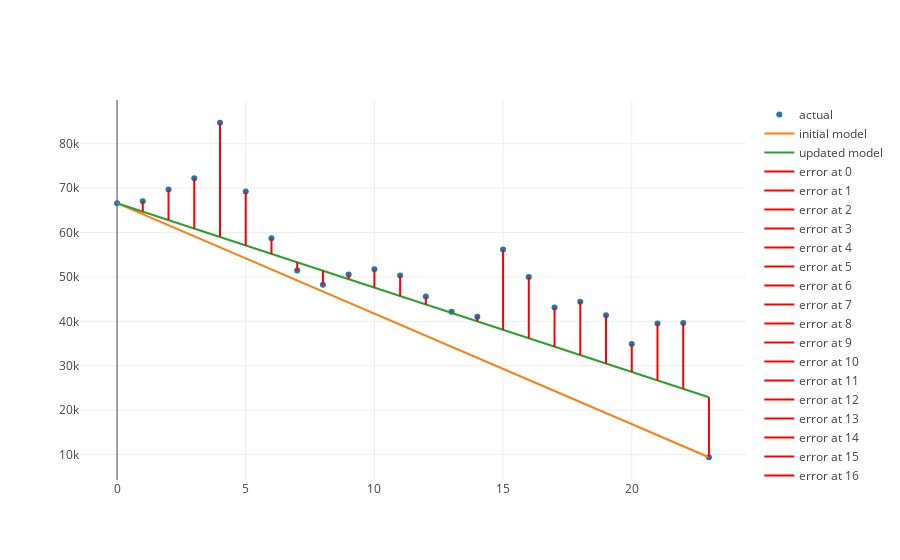

Source (notebook cell):
### Markdown cell above
Now while this number in itself is quite meaningless, what *is* very meaningful is that we can try different lines and choose the line with the smallest total error.  Once we get to the line with the smallest total error, we move forward with that as our machine learning model.

### Code cell
from linear_equations import build_regression_line
from graph import m_b_trace, plot, m_b_data, trace_values
from error import error_line_traces

scatter = {'x': months_since_september, 'y': revenues, 'mode': 'markers', 'name': 'actual'}
model = build_regression_line(list(range(0, 24)), revenues)

m = -2487.34
b = 66609

updated_m = -1900
updated_predicted_values = m_b_data(updated_m, b, list(range(0, 24)))['y']
initial_line = trace_values(months_since_september, predicted_values, mode = 'lines', name = 'initial model')
updated_line = trace_values(months_since_september, updated_predicted_values, mode = 'lines', name = 'updated model')

updated_error_traces = error_line_traces(months_since_september, revenues, updated_m, b)
iplot([scatter, initial_line, updated_line] + updated_error_traces)

### Figure 1 — Plotly figure (JSON) as saved in the notebook; plotly's stock layout.template omitted (floating-point values rounded to 4 significant figures)
{"data": [{"mode": "markers", "name": "actual", "type": "scatter", "uid": "b06ce588-1442-486b-ace7-5625a88dbdf2", "x": [0, 1, 2, 3, 4, 5, 6, 7, 8, 9, 10, 11, 12, 13, 14, 15, 16, 17, 18, 19, 20, 21, 22, 23], "y": [66609, 67048, 69664, 72238, 84721, 69224, 58697, 51430, 48239, 50574, 51707, 50305, 45590, 42180, 41054, 56182, 49965, 43094, 44414, 41393, 34903, 39535, 39627, 9400]}, {"mode": "lines", "name": "initial model", "text": [], "type": "scatter", "uid": "0d33a536-6e03-4b47-a0c5-18058a1db0bf", "x": [0, 1, 2, 3, 4, 5, 6, 7, 8, 9, 10, 11, 12, 13, 14, 15, 16, 17, 18, 19, 20, 21, 22, 23], "y": [66609, 64120.0, 61630.0, 59150.0, 56660.0, 54170.0, 51680.0, 49200.0, 46710.0, 44220.0, 41740.0, 39250.0, 36760.0, 34270.0, 31790.0, 29300.0, 26810.0, 24320.0, 21840.0, 19350.0, 16860.0, 14370.0, 11890.0, 9400.0]}, {"mode": "lines", "name": "updated model", "text": [], "type": "scatter", "uid": "2215d9a8-289b-44c6-a0ff-cb31254e48b7", "x": [0, 1, 2, 3, 4, 5, 6, 7, 8, 9, 10, 11, 12, 13, 14, 15, 16, 17, 18, 19, 20, 21, 22, 23], "y": [66609, 64709, 62809, 60909, 59009, 57109, 55209, 53309, 51409, 49509, 47609, 45709, 43809, 41909, 40009, 38109, 36209, 34309, 32409, 30509, 28609, 26709, 24809, 22909]}, {"marker": {"color": "red"}, "mode": "lines", "name": "error at 0", "text": ["0"], "textposition": "top right", "type": "scatter", "uid": "35790c14-c818-47a9-92e9-20704aebe2ab", "x": [0, 0], "y": [66609, 66609]}, {"marker": {"color": "red"}, "mode": "lines", "name": "error at 1", "text": ["2339"], "textposition": "top right", "type": "scatter", "uid": "7109a2f4-112e-4ef2-899a-c1d782e3410e", "x": [1, 1], "y": [67048, 64709]}, {"marker": {"color": "red"}, "mode": "lines", "name": "error at 2", "text": ["6855"], "textposition": "top right", "type": "scatter", "uid": "ec36c760-3120-47be-a180-7656246722e9", "x": [2, 2], "y": [69664, 62809]}, {"marker": {"color": "red"}, "mode": "lines", "name": "error at 3", "text": ["11329"], "textposition": "top right", "type": "scatter", "uid": "81efff03-9794-448b-9453-44cb7018fce8", "x": [3, 3], "y": [72238, 60909]}, {"marker": {"color": "red"}, "mode": "lines", "name": "error at 4", "text": ["25712"], "textposition": "top right", "type": "scatter", "uid": "2d2ef756-3315-43c6-90f7-80d8dbf7ce73", "x": [4, 4], "y": [84721, 59009]}, {"marker": {"color": "red"}, "mode": "lines", "name": "error at 5", "text": ["12115"], "textposition": "top right", "type": "scatter", "uid": "4f1b7c72-5b71-4925-b439-374118f5091a", "x": [5, 5], "y": [69224, 57109]}, {"marker": {"color": "red"}, "mode": "lines", "name": "error at 6", "text": ["3488"], "textposition": "top right", "type": "scatter", "uid": "2acc1a68-422d-4993-974e-4fdc9dfc9505", "x": [6, 6], "y": [58697, 55209]}, {"marker": {"color": "red"}, "mode": "lines", "name": "error at 7", "text": ["-1879"], "textposition": "top right", "type": "scatter", "uid": "9ea1db5e-7e52-4721-ae72-b5228efb3ae0", "x": [7, 7], "y": [51430, 53309]}, {"marker": {"color": "red"}, "mode": "lines", "name": "error at 8", "text": ["-3170"], "textposition": "top right", "type": "scatter", "uid": "8c44bdf2-0b41-48f6-8778-fc0c41ef84c8", "x": [8, 8], "y": [48239, 51409]}, {"marker": {"color": "red"}, "mode": "lines", "name": "error at 9", "text": ["1065"], "textposition": "top right", "type": "scatter", "uid": "7475c2c7-4011-4e5c-98ce-ab5f727e2623", "x": [9, 9], "y": [50574, 49509]}, {"marker": {"color": "red"}, "mode": "lines", "name": "error at 10", "text": ["4098"], "textposition": "top right", "type": "scatter", "uid": "f517cb11-d6bb-4665-9335-ead5b530f31a", "x": [10, 10], "y": [51707, 47609]}, {"marker": {"color": "red"}, "mode": "lines", "name": "error at 11", "text": ["4596"], "textposition": "top right", "type": "scatter", "uid": "5459b234-b108-421a-9709-708ce05f14b2", "x": [11, 11], "y": [50305, 45709]}, {"marker": {"color": "red"}, "mode": "lines", "name": "error at 12", "text": ["1781"], "textposition": "top right", "type": "scatter", "uid": "6bcff304-2ab5-4fa8-a8bb-352c6442e85e", "x": [12, 12], "y": [45590, 43809]}, {"marker": {"color": "red"}, "mode": "lines", "name": "error at 13", "text": ["271"], "textposition": "top right", "type": "scatter", "uid": "6156c897-b7f2-43d3-ad1b-09f1eab70361", "x": [13, 13], "y": [42180, 41909]}, {"marker": {"color": "red"}, "mode": "lines", "name": "error at 14", "text": ["1045"], "textposition": "top right", "type": "scatter", "uid": "010872ae-a96c-4c24-9b09-60c5336451d9", "x": [14, 14], "y": [41054, 40009]}, {"marker": {"color": "red"}, "mode": "lines", "name": "error at 15", "text": ["18073"], "textposition": "top right", "type": "scatter", "uid": "a8b1f953-ed39-467e-9d5c-2c3efe058c7a", "x": [15, 15], "y": [56182, 38109]}, {"marker": {"color": "red"}, "mode": "lines", "name": "error at 16", "text": ["13756"], "textposition": "top right", "type": "scatter", "uid": "23417577-59aa-4235-8311-a7b10a7f5ebe", "x": [16, 16], "y": [49965, 36209]}, {"marker": {"color": "red"}, "mode": "lines", "name": "error at 17", "text": ["8785"], "textposition": "top right", "type": "scatter", "uid": "5849f6de-e0ff-439c-9062-d00ea617a4c9", "x": [17, 17], "y": [43094, 34309]}, {"marker": {"color": "red"}, "mode": "lines", "name": "error at 18", "text": ["12005"], "textposition": "top right", "type": "scatter", "uid": "0368ef38-25f1-4c51-ab46-44b4438978ad", "x": [18, 18], "y": [44414, 32409]}, {"marker": {"color": "red"}, "mode": "lines", "name": "error at 19", "text": ["10884"], "textposition": "top right", "type": "scatter", "uid": "03bafdf0-5313-48c9-adbd-a404e52f2a5b", "x": [19, 19], "y": [41393, 30509]}, {"marker": {"color": "red"}, "mode": "lines", "name": "error at 20", "text": ["6294"], "textposition": "top right", "type": "scatter", "uid": "b42958bc-8064-4460-89a6-1e87ed838579", "x": [20, 20], "y": [34903, 28609]}, {"marker": {"color": "red"}, "mode": "lines", "name": "error at 21", "text": ["12826"], "textposition": "top right", "type": "scatter", "uid": "202ea8d2-81d2-463c-94f4-db32a88884f1", "x": [21, 21], "y": [39535, 26709]}, {"marker": {"color": "red"}, "mode": "lines", "name": "error at 22", "text": ["14818"], "textposition": "top right", "type": "scatter", "uid": "8199c74a-1ac9-4503-8acb-e287d476e2d9", "x": [22, 22], "y": [39627, 24809]}, {"marker": {"color": "red"}, "mode": "lines", "name": "error at 23", "text": ["-13509"], "textposition": "top right", "type": "scatter", "uid": "1c1c46b8-70d0-49f4-abdd-1a6620003100", "x": [23, 23], "y": [9400, 22909]}], "layout": {"autosize": true, "xaxis": {"autorange": true, "range": [-1.425, 24.43], "type": "linear"}, "yaxis": {"autorange": true, "range": [3883.0, 90240.0], "type": "linear"}}}
